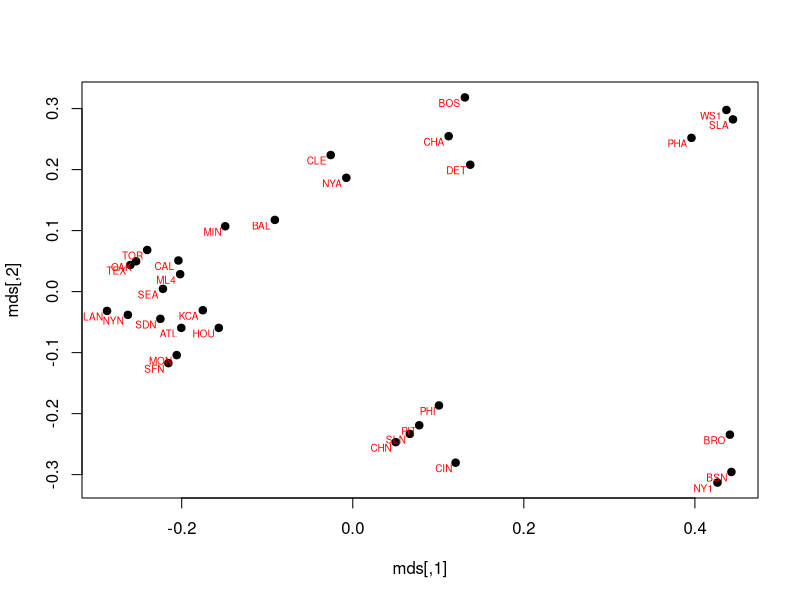
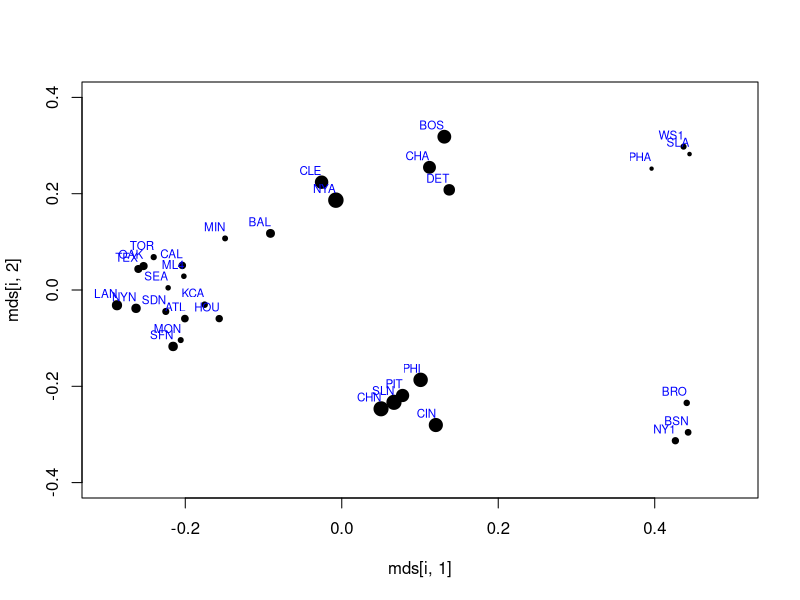

The R script that drew these images, in order:
library(plyr)
# смотрим какие команды вообще есть
baseball$team
# загружаем в таблицу
table(baseball$team)
#отбираем тех кто чаще 200 раз встречается
above.200 = names(table(baseball$team)[table(baseball$team) >= 200])
# отображаем те строки, которые соответствуют командам которые встречаются
# чаще 200 раз:
new_baseball = baseball[baseball$team %in% above.200,]

# отбираем команды
teams = unique(baseball[baseball$team %in% above.200,]$team)
# делаем матрицу перехода
mat = matrix(NA, ncol = length(teams), nrow = length(teams))
rownames(mat) = teams
colnames(mat) = teams
mat

# заполняем циклом: идем по всей матрице, если команда одна то пропускаем, в противном случае
# записываем в x и у уникальных игроков текущих команд и в пересечении записываем 
# число игроков игравших в обеих командах
for (i in 1:length(teams)){
  for (j in 1:length(teams)){
    #if(i == j) next
    x = unique(new_baseball[new_baseball$team == teams[i],1])
    y = unique(new_baseball[new_baseball$team == teams[j],1])
    mat[teams[i], teams[j]] = length(intersect(x,y)) / min(length(x),length(y))
  }
}
mat = 1 - mat

mds = cmdscale(mat,k=2)
plot(mds, pch=19)
text(mds, rownames(mds), adj=c(1.2,1.2), col='red', cex=0.6)


# теперь сделаем вектор из размеров команд
team_size = 1:length(teams)
for (i in 1:length(teams)){
  team_size[i] = length(unique(new_baseball[new_baseball$team == teams[i],1]))
}

# теперь отрисуем все точки, размером точки будет размер команды поделенный на 100
for (i in 1:length(teams)){
  size = as.integer(team_size[i]) /150
  if (i == 1){
    plot(mds[i,1],mds[i,2], pch=19, cex=size, ylim=c(-0.4,0.4), xlim=c(-0.3,0.5))
  }
  else{
    points(mds[i,1], mds[i,2], pch=19, cex=size, ylim=c(-0.4,0.4), xlim=c(-0.3,0.5))
  }
}
text(mds, rownames(mds), adj=c(1,-.8), col='blue', cex=0.7)

